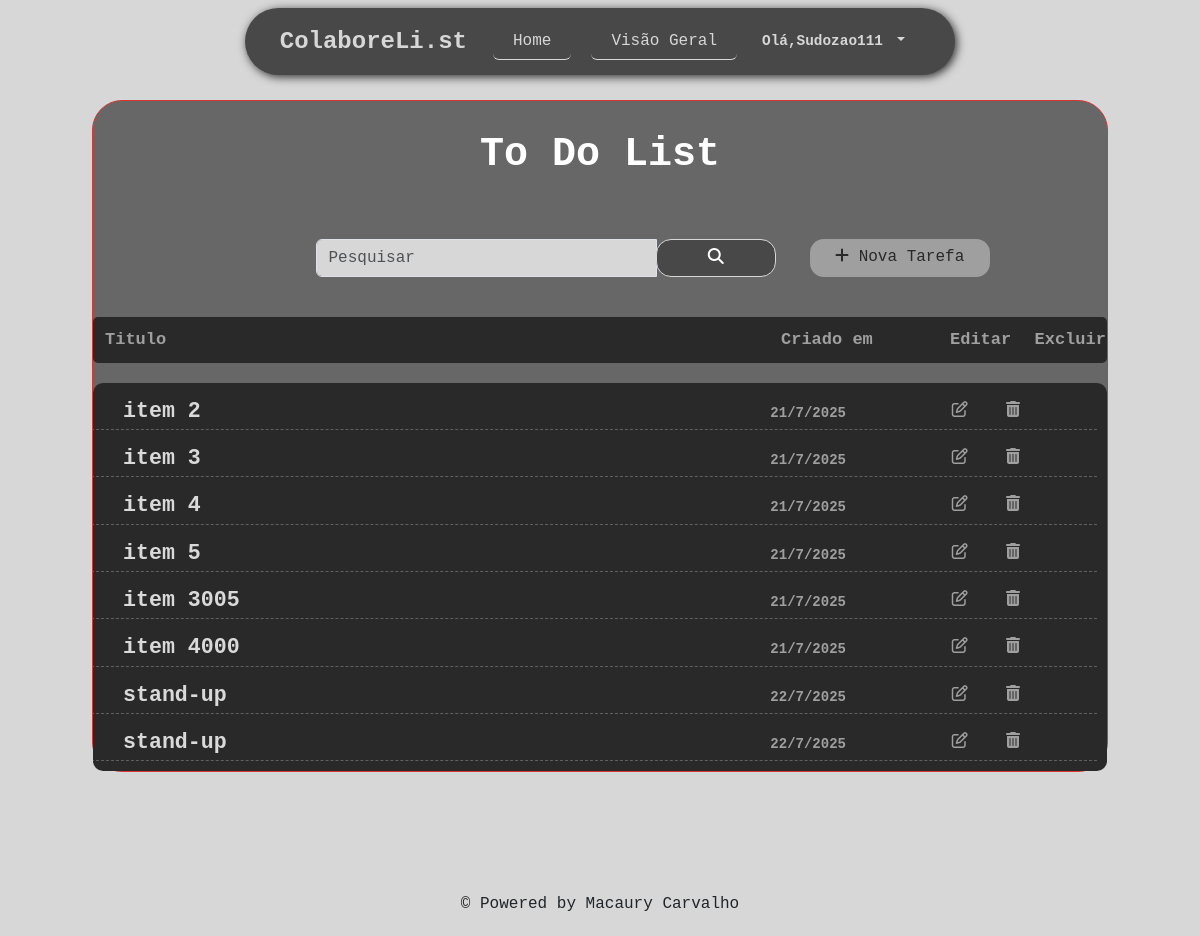
Before: / (signed in) with the older database file.
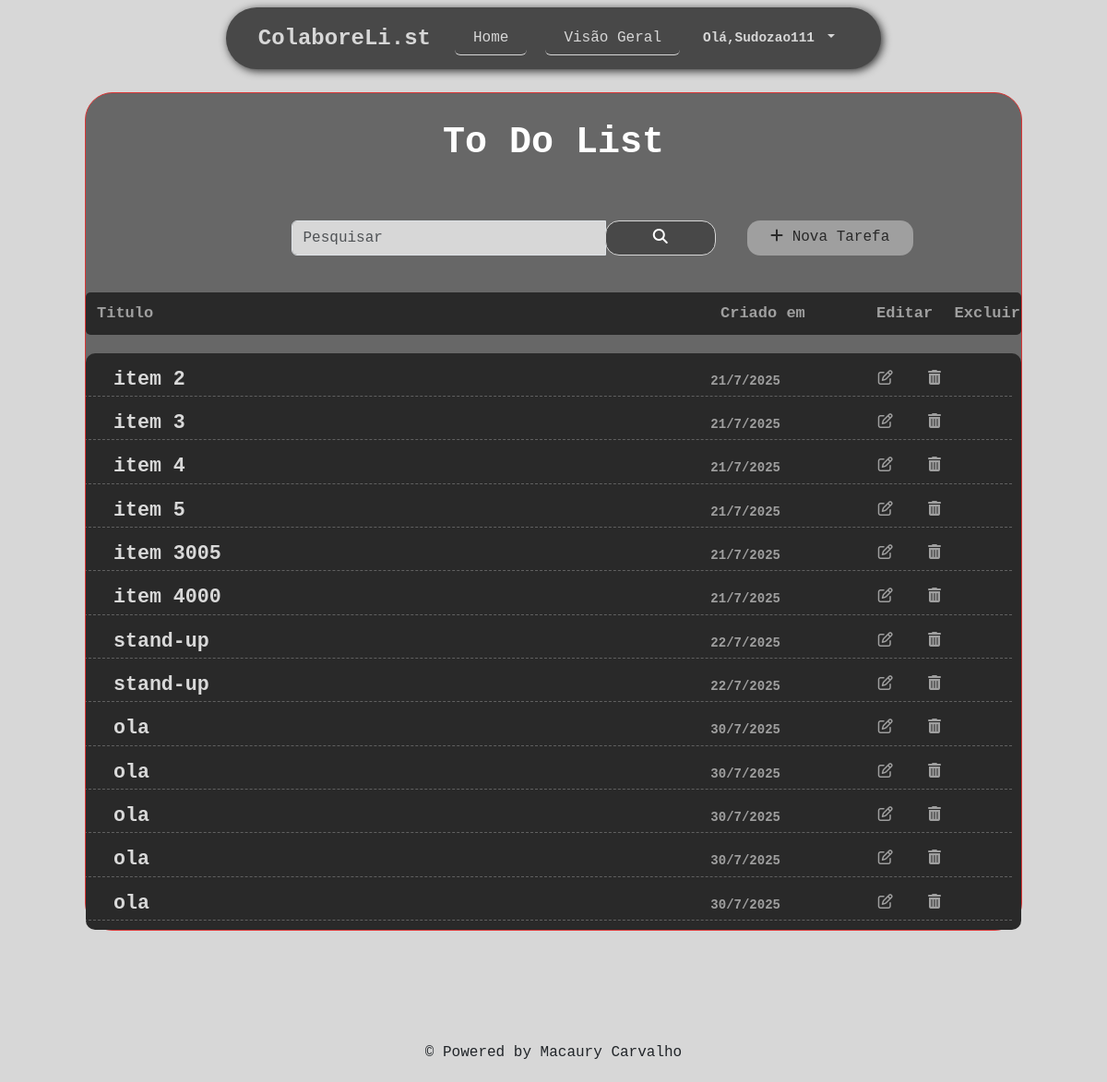
After: the same page with the newer database file.
### tarefas/models.py (models this page shows, shortened)
class Tarefas(models.Model):
    sprint_semanal = 'sprint semanal'
    sprint_quinzenal = 'sprint quinzenal'
    sprint_mensal = 'sprint mensal'
    sprint_anual = 'sprint anual'
    status_1 = 'aberto'
    status_2 = 'standby'
    status_3 = 'andamento'
    status_4 = 'finalizado'
    categoria_list = [(sprint_semanal ,'sprint semanal'),(sprint_quinzenal ,'sprint quinzenal'),(sprint_mensal ,'sprint mensal'),(sprint_anual ,'sprint anual')]
    status_list = [(status_1,'aberto'),(status_3,'andamento'),(status_2,'standby'),(status_4,'finalizado')]
    usuario = models.ForeignKey(get_user_model(),on_delete=models.CASCADE)
    titulo = models.CharField(max_length=40)
    descricao = models.TextField(blank=False,max_length=254)
    categoria= models.CharField(max_length=20,choices=categoria_list,default=sprint_semanal)
    status= models.CharField(max_length=18,choices=status_list,default=status_1)
    created_at = models.DateTimeField(auto_now_add=True)
    update_at = models.DateTimeField(auto_now=True)

### tarefas/views.py (the view)
# urls.py: path('',views.listaTarefas,name='Listagem'),
@login_required
def listaTarefas(request):
    tarefas_list = Tarefas.objects.all().filter(usuario=request.user)
    search = request.GET.get('search')
    if search:
        tarefas = Tarefas.objects.filter(titulo__icontains=search, usuario=request.user)
        return render(request,'tarefas/list.html',{'tarefas':tarefas})
    else:
        return render(request,'tarefas/list.html',{'tarefas':tarefas_list})

### templates/tarefas/list.html (shortened to what this page needs)
{% extends 'base.html' %}
{% block content %}
<div class=" container-fluid">
  <div class="list-div">
    <div class="title">
      <h3>To Do List</h3>
    </div>
    <div class="row row-barra ">
      <div class="col-sm-10">
        <form method="get" id="search-form">
          <div class="input-group">
            <input id="search-pesquisa" type="text" class="form-control" placeholder="Pesquisar" name="search"
              value="{{request.GET.search}}">
            <div class="input-group-btn">
              <button class="btn btn-default " id="search-btn" type="submit">
                <i class="fa fa-search"></i>
              </button>
            </div>
          </div>
        </form>
      </div>
      <div class="col-sm-2 ">
        <a id="add-button" href="novaTarefa/">
          <div class="btn btn-primary button-tarefa  ">
            <i class="fa fa-plus"></i> Nova Tarefa
        </a>
      </div>
    </div>
  </div>
  <div class=" row span-scrool justify-content-between">
    <span class="col-8 items_list "> Titulo</span>
    <span class="col-2 items_list  "> Criado em </span>
    <span class="col-1 items_list "> Editar</span>
    <span class="col-1 items_list "> Excluir</span>
  </div>
  <div class=" row-tarefas ">
    {% for Tarefa in tarefas %}
    <div class="item row  align-self-center ">
      <div class="col-8 ">
        <span class="titulo-home  "><a href="/tarefa/{{Tarefa.id}}">{{Tarefa.titulo}} </a>
      </div>
      <div class="col-2">
        <span
          class="data-criacao">{{Tarefa.created_at.day}}/{{Tarefa.created_at.month}}/{{Tarefa.created_at.year}}</span>
      </div>
      <div class="col-2 ">
        <a class=" col-6 btn btn-primary edit-btn" href="editar/{{Tarefa.id}}">
          <span>
            <i class="fa fa-edit"></i>
          </span>
        </a>
        <a class=" col-6 btn btn-primary delete-btn" href="delete/{{Tarefa.id}}">
          <span>
            <i class="fa fa-trash"></i>
          </span>
        </a>
      </div>
    </div>
    {% endfor %}
  </div>
</div>
{% endblock %}

### templates/base.html (shortened to what this page needs)
{% load static %}
<!DOCTYPE html>
<html lang="pt-br">
<head>
    <link href="https://cdn.jsdelivr.net/npm/bootstrap@5.3.7/dist/css/bootstrap.min.css" rel="stylesheet"
>
    <link rel="stylesheet" href="https://cdnjs.cloudflare.com/ajax/libs/font-awesome/6.5.2/css/all.min.css"
 />
    <link rel="stylesheet" href="{% static '/css/style.css' %}">
</head>
<body>
    {% if user.is_authenticated %}
    <nav class="navbar navbar-expand fixed-top  ">
        <div class=" container-fluid navbar-estilo ">
            <div id="brand">
                <a class="navbar-brand" href="/">ColaboreLi.st</a>
            </div>
            <ul class=" navbar-nav ">
                <li class="nav-item ">
                    <button class="btn btn-primary home">
                        <a class="nav-link active" aria-current="page" href="/">Home</a>
                    </button>
                </li>
                <li class="nav-item">
                    <button class="btn btn-primary overview">
                        <a class="nav-link active" aria-current="page" href="/overview">Visão Geral</a>
                    </button>
                </li>
            </ul>
            <div class="nav-item dropdown user-div">
                <a class="nav-link dropdown-toggle" href="#" role="button" data-bs-toggle="dropdown"
                    aria-expanded="false">
                    Olá,{{user.username}}
                </a>
            </div>
            {% endif %}
        </div>
    </nav>
    <main>
        {% block content %}
        {% endblock %}
    </main>
    <footer id="footer-bottom" class="py-3  mt-auto ">
        <div class="text-center">
            <p class="mb-0">&copy; Powered by Macaury Carvalho</p>
        </div>
    </footer>
</body>
</html>

### tarefas/static/css/style.css (style rules this page uses)
body { margin: 0 !important; padding: 0 !important; font-family: monospace !important; background-color: #d7d7d7; }
a { text-decoration: none !important; }
main { min-height: 80vh !important; padding: 20px 0 !important; }
.navbar-estilo { width: fit-content !important; padding: 15px !important; background-color: #484848 !important; border-radius: 80px !important; box-shadow: 2px 2px 10px #2f2f2f; }
.navbar-brand { margin-left: 20px; }
.navbar-brand { font-weight: bold !important; font-size: 1.5em !important; color: #d7d7d7; }
#footer-bottom { background-color: transparent !important; padding: 20px 0 !important; text-align: center; border-radius: 100px 0px 0px 0 !important; }

### tarefas/static/css/overview.css (style rules this page uses)
.data-criacao { font-size: 14px; }
.items_list { font-size: 17px; }
.items_list, .data-criacao, .fa-edit, .fa-trash, .link { color: #9f9f9f !important; }
.data-criacao, .items_list , .link { font-weight: 900 !important; }
#search-pesquisa { background-color: #D7D7D7; }
.nav-link { color: #D7D7D7 !important; }
.home, .overview { animation-duration: 0.5s !important; background-color: transparent !important; border: transparent; border-bottom: 0.4px solid #D7D7D7 !important; margin: 0 10px !important; --bs-nav-link-padding-y: 0rem !important; }
.edit-btn, .delete-btn { background: none; border: none; width: fit-content !important; }
.delete-btn { margin: auto !important; }
.title { margin-top: 30px !important; }
.title h3 { color: white !important; font-weight: 800; font-size: 2.5em; text-align: center; }
.row-tarefas .item { margin-left: calc(-.5 * var(--bs-gutter-x)) !important; }
.item { margin: 10px !important; font-size: 1.5em !important; border-bottom: 0.5px dashed rgba(121, 121, 121, 0.692) !important; }
.titulo-home a { word-spacing: -0.4% !important; font-size: 0.9em !important; font-weight: 800; text-decoration: none !important; color: #d9d9d9 !important; margin-left: 30px !important; }
.list-div { margin: 80px !important; background-color: #676767; border-radius: 30px; border: 0.5px solid #d93535; }
.row-barra { display: flex !important; flex-direction: row !important; margin: 60px auto 40px auto !important; width: fit-content !important; }
#search-form { margin-right: 10px; }
#add-button { color: #292929 !important; }
.button-tarefa { border: none !important; background-color: #9f9f9f !important; border-radius: 14px !important; height: 100% !important; width: 180px !important; }
.row-tarefas { background-color: #292929 !important; overflow: hidden; border-radius: 10px; }
.span-scrool { position: relative; justify-self: center !important; font-size: 14px !important; padding: 5px; border-radius: 5px; padding: 10px 0 !important; margin: 20px 0; height: auto !important; width: 100% !important; background-color: #292929 !important; }
#search-btn { width: 120px !important; background-color: #484848; border: 1px solid #d7d7d7; border-radius: 15px !important; color: #d7d7d7 !important; font-weight: 700 !important; }
.fa-search { color: white; }

### tarefas/static/css/registration.css (style rules this page uses)
.user-div { margin-right: 20px; padding: 7px 15px; color: white !important; font-size: 0.9em; word-spacing: 2px; font-weight: bold; border-radius: 7px; }

Changed rows visible on the page:
added Tarefas: titulo "ola", created_at.day "30", created_at.month "7", created_at.year "2025"
added Tarefas: titulo "ola", created_at.day "30", created_at.month "7", created_at.year "2025"
added Tarefas: titulo "ola", created_at.day "30", created_at.month "7", created_at.year "2025"
added Tarefas: titulo "ola", created_at.day "30", created_at.month "7", created_at.year "2025"
added Tarefas: titulo "ola", created_at.day "30", created_at.month "7", created_at.year "2025"
